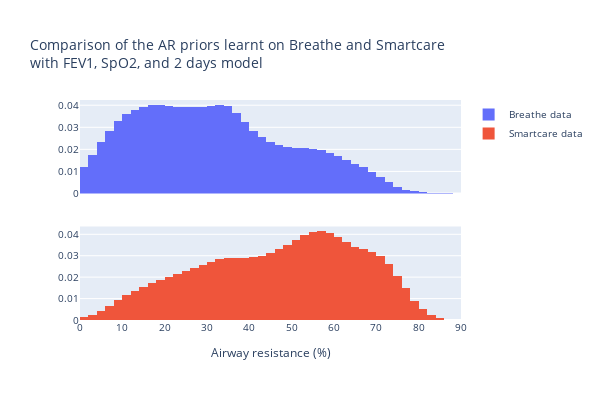

This figure's notebook cell:
### Code cell
title = f"Comparison of the AR priors learnt on Breathe and Smartcare<br>with FEV1, SpO2, and 2 days model"

fig = make_subplots(rows=2, cols=1, shared_xaxes=True)
ih.plot_histogram(fig, AR, ar_dist_BR, AR.a, AR.b, 1, 1, None, annot=False)
# name trace to breathe data
fig.data[0].name = "Breathe data"
ih.plot_histogram(fig, AR, ar_dist_SC, AR.a, AR.b, 2, 1, AR.name, annot=False, clean_ticks=True)
fig.data[1].name = "Smartcare data"
fig.update_layout(showlegend=True, font=dict(size=10), title=title, width=600, height=400)
fig.write_image(dh.get_path_to_main() + f"PlotsCrossStudies/{title}.pdf")
fig.show()

### Figure 1 — Plotly figure (JSON) as saved in the notebook; plotly's stock layout.template omitted (floating-point values rounded to 4 significant figures)
{"data": [{"histfunc": "sum", "name": "Breathe data", "type": "histogram", "x": [0, 2, 4, 6, 8, 10, 12, 14, 16, 18, 20, 22, 24, 26, 28, 30, 32, 34, 36, 38, 40, 42, 44, 46, 48, 50, 52, 54, 56, 58, 60, 62, 64, 66, 68, 70, 72, 74, 76, 78, 80, 82, 84, 86, 88], "xaxis": "x", "xbins": {"end": 90, "size": 2, "start": 0}, "y": [0.01218, 0.01748, 0.02319, 0.02853, 0.03287, 0.03593, 0.03799, 0.03927, 0.0399, 0.04, 0.03973, 0.03932, 0.03908, 0.03907, 0.03921, 0.03964, 0.04025, 0.03964, 0.03649, 0.03236, 0.02849, 0.02564, 0.02353, 0.02204, 0.02122, 0.02084, 0.02062, 0.02026, 0.0195, 0.01849, 0.01706, 0.01534, 0.01337, 0.01184, 0.009779, 0.007627, 0.005096, 0.002893, 0.001636, 0.001202, 0.0008793, 0.0004064, 8.481e-05, 7.019e-06, 1.663e-07], "yaxis": "y"}, {"histfunc": "sum", "name": "Smartcare data", "type": "histogram", "x": [0, 2, 4, 6, 8, 10, 12, 14, 16, 18, 20, 22, 24, 26, 28, 30, 32, 34, 36, 38, 40, 42, 44, 46, 48, 50, 52, 54, 56, 58, 60, 62, 64, 66, 68, 70, 72, 74, 76, 78, 80, 82, 84, 86, 88], "xaxis": "x2", "xbins": {"end": 90, "size": 2, "start": 0}, "y": [0.001338, 0.002433, 0.004211, 0.006591, 0.009135, 0.01151, 0.01368, 0.01562, 0.01725, 0.01872, 0.02012, 0.02149, 0.02289, 0.02436, 0.02575, 0.027, 0.02828, 0.02916, 0.02912, 0.02891, 0.02918, 0.03, 0.03132, 0.03311, 0.03522, 0.0375, 0.03972, 0.04123, 0.04146, 0.04058, 0.0386, 0.03625, 0.03424, 0.03318, 0.03186, 0.02979, 0.02597, 0.02076, 0.01479, 0.009045, 0.004904, 0.002508, 0.001015, 0.0001933, 8.674e-06], "yaxis": "y2"}], "layout": {"font": {"size": 10}, "height": 400, "showlegend": true, "title": {"text": "Comparison of the AR priors learnt on Breathe and Smartcare<br>with FEV1, SpO2, and 2 days model"}, "width": 600, "xaxis": {"anchor": "y", "domain": [0, 1], "matches": "x2", "nticks": 20, "range": [0, 90], "showticklabels": false, "title": {}}, "xaxis2": {"anchor": "y2", "domain": [0, 1], "nticks": 20, "range": [0, 90], "tickvals": [0, 10, 20, 30, 40, 50, 60, 70, 80, 90], "title": {"text": "Airway resistance (%)"}}, "yaxis": {"anchor": "x", "domain": [0.575, 1]}, "yaxis2": {"anchor": "x2", "domain": [0, 0.425]}}}
